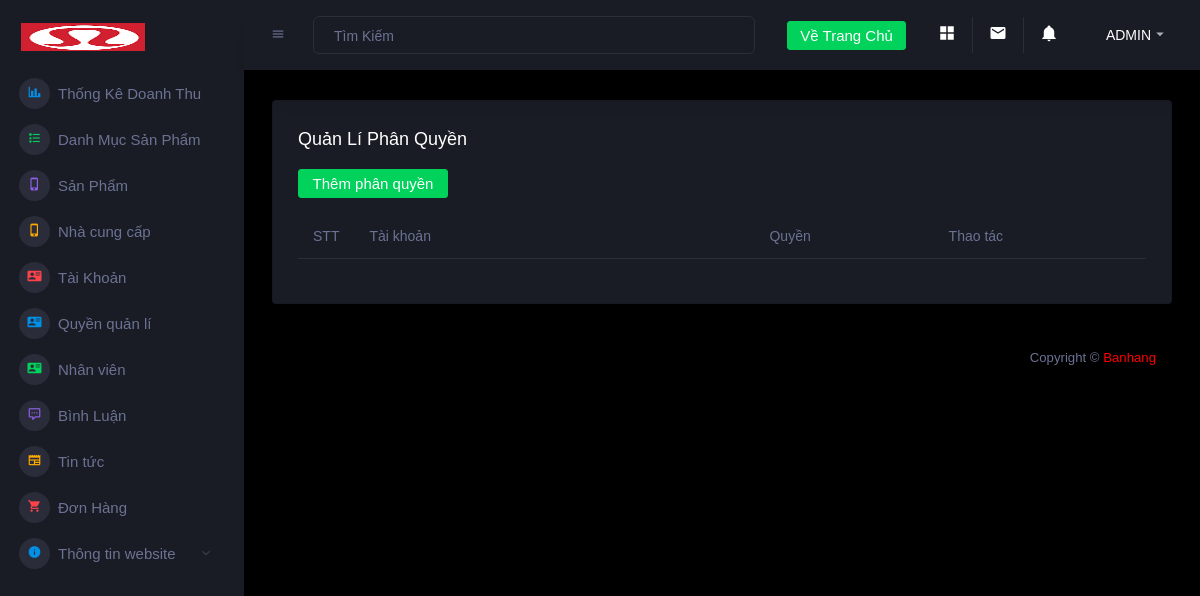
Page /admin/userpermission.php (signed in) on the earlier database version.
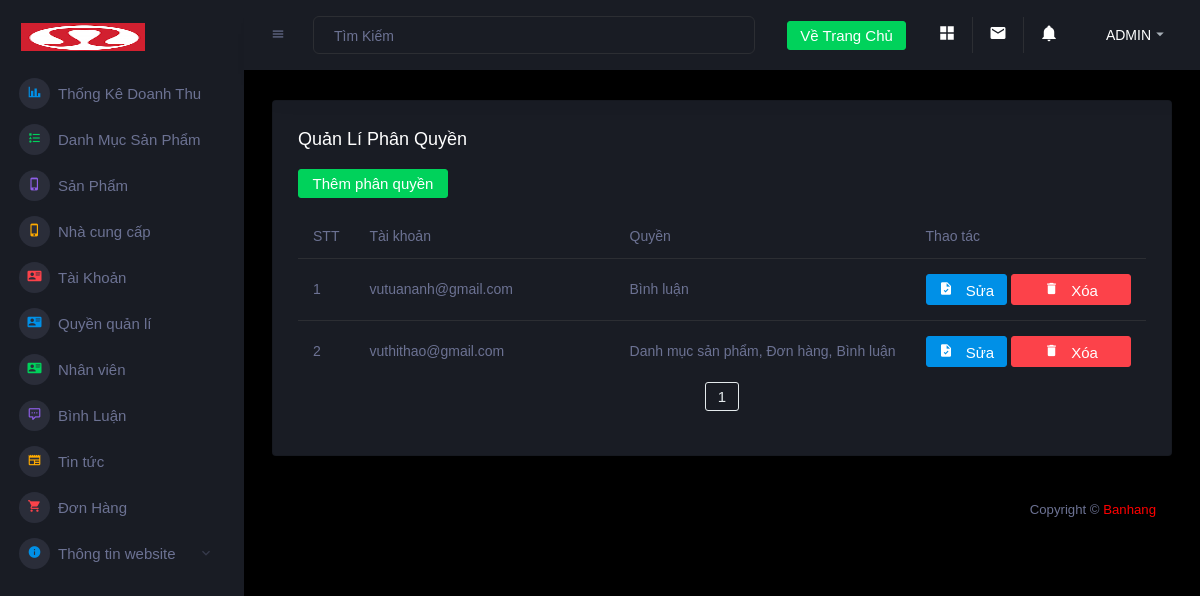
Same page on the later database version.
### tables this page shows
CREATE TABLE `taikhoan` (
  `id` int(11) NOT NULL,
  `taikhoan` varchar(55) NOT NULL,
  `matkhau` varchar(50) NOT NULL,
  `hoten` varchar(100) NOT NULL,
  `anh` text NOT NULL,
  `sdt` text NOT NULL,
  `diachi` varchar(255) NOT NULL,
  `phanquyen` int(11) NOT NULL DEFAULT 0,
  `superuser` tinyint(4) NOT NULL DEFAULT 0,
  `status` int(11) NOT NULL DEFAULT 0
);

### connect.php (called while the page is built, shortened)
<?php
function selectAll($sql)
{
    $result = $GLOBALS['conn']->query($sql);
    return $result;
}
function rowCount($sql)
{
    $result =  $GLOBALS['conn']->query($sql);
    return $result->rowCount();
}

### admin/userpermission.php (the view, shortened to what the changed rows need)
<?php
include 'header.php';
if (isset($_COOKIE["user"])) {
    $user = $_COOKIE["user"];
    foreach (selectAll("SELECT * FROM taikhoan WHERE taikhoan='$user'") as $row) {
        $permission = $row['phanquyen'];
    }
    if ($permission == 1 || $permission == 0) {
?>
        <div class="main-panel">
            <div class="content-wrapper">
                <div class="row">
                    <div class="col-12 grid-margin">
                        <div class="card">
                            <div class="card-body">
                                <div class="table-responsive">
                                    <table class="table">
                                        <thead>
                                            <tr>
                                                <th class="addfont" style="width: 20px">STT</th>
                                                <th class="addfont" style="width: 400px">Tài khoản</th>
                                                <th class="addfont">Quyền</th>
                                                <th class="addfont">Thao tác</th>
                                            </tr>
                                        </thead>
                                        <tbody>
                                            <?php
                                            $stt = 1;
                                            $item_per_page = !empty($_GET['per_page']) ? $_GET['per_page'] : 8;
                                            $current_page = !empty($_GET['page']) ? $_GET['page'] : 1;
                                            $baseQuery = "SELECT taikhoan.id AS id_taikhoan, taikhoan.taikhoan, GROUP_CONCAT(quyen.ten ORDER BY quyen.id SEPARATOR ', ') AS quyen_names
                                        FROM taikhoan
                                        inner JOIN taikhoan_quyen ON taikhoan.id = taikhoan_quyen.id_taikhoan
                                        inner JOIN quyen ON taikhoan_quyen.id_quyen = quyen.id
                                        where taikhoan.phanquyen = 1
                                        GROUP BY taikhoan.id, taikhoan.taikhoan";
                                            $numrow = rowCount($baseQuery);
                                            $totalpage = ceil($numrow / $item_per_page);
                                            $offset = ($current_page - 1) * $item_per_page;
                                            foreach (selectAll("$baseQuery LIMIT $item_per_page OFFSET $offset") as $row) {
                                            ?>
                                                <tr class="addfont">
                                                    <td><?= $stt++ ?></td>
                                                    <td><?= $row['taikhoan'] ?></td>
                                                    <td><?= $row['quyen_names'] ?></td>
                                                    <td>
                                                        <a type="button" class="btn btn-primary btn-icon-text" href="edituserpermission.php?id=<?= $row['id_taikhoan'] ?>">
                                                            <i class="mdi mdi-file-check btn-icon-prepend"></i> Sửa </a>
                                                        <a type="button" class="btn btn-danger btn-icon-text" style="width: 120px" href="deleteuserpermission.php?id=<?= $row['id_taikhoan'] ?>" onclick="return confirm('Bạn có muốn xóa sản phẩm này không?')">
                                                            <i class="mdi mdi-delete btn-icon-prepend"></i> Xóa
                                                        </a>
                                                    </td>
                                                </tr>
                                            <?php
                                            }
                                            ?>
                                        </tbody>
                                    </table>
                                    <div class="col-lg-12">
                                        <div class="pageination">
                                            <nav aria-label="Page navigation example">
                                                <ul class="pagination justify-content-center">
                                                    <?php for ($num = 1; $num <= $totalpage; $num++) { ?>
                                                        <?php
                                                        if ($num != $current_page) {
                                                        ?>
                                                            <?php if ($num > $current_page - 3 && $num < $current_page + 3) { ?>
                                                                <li class="page-item"><a class="btn btn-outline-secondary" href="?per_page=<?= $item_per_page ?>&page=<?= $num ?>"><?= $num ?></a>
                                                                </li>
                                                            <?php } ?>
                                                        <?php
                                                        } else {
                                                        ?>
                                                            <strong class="page-item"><a class="btn btn-outline-secondary"><?= $num ?></a>
                                                            </strong>
                                                    <?php
                                                        }
                                                    }
                                                    ?>
                                            </nav>
                                        </div>
                                    </div>
                                </div>
                            </div>
                        </div>
                    </div>
                </div>
        <?php
    }
}
include 'footer.php';
        ?>

Differences in the rows shown:
now on this page (row edited): taikhoan: taikhoan "vutuananh@gmail.com", quyen_names "Bình luận"
added taikhoan: taikhoan "vuthithao@gmail.com", quyen_names "Danh mục sản phẩm, Đơn hàng, Bình luận"
Other differences:
new list line: "1"
